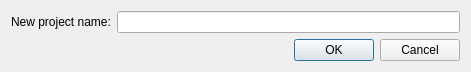
<?xml version="1.0" encoding="UTF-8"?>
<ui version="4.0">
 <class>Dialog</class>
 <widget class="QDialog" name="Dialog">
  <property name="geometry">
   <rect>
    <x>0</x>
    <y>0</y>
    <width>471</width>
    <height>71</height>
   </rect>
  </property>
  <property name="windowTitle">
   <string>Duplicate Planheat project</string>
  </property>
  <property name="toolTip">
   <string>&lt;html&gt;&lt;head/&gt;&lt;body&gt;&lt;p&gt;Create project&lt;/p&gt;&lt;/body&gt;&lt;/html&gt;</string>
  </property>
  <layout class="QVBoxLayout" name="verticalLayout_2">
   <item>
    <layout class="QVBoxLayout" name="verticalLayout">
     <item>
      <layout class="QFormLayout" name="formLayout">
       <item row="0" column="0">
        <widget class="QLabel" name="projectNameLabel">
         <property name="locale">
          <locale language="English" country="UnitedStates"/>
         </property>
         <property name="text">
          <string>New project name:</string>
         </property>
        </widget>
       </item>
       <item row="0" column="1">
        <widget class="QLineEdit" name="projectNameLineEdit">
         <property name="locale">
          <locale language="English" country="UnitedStates"/>
         </property>
         <property name="inputMask">
          <string/>
         </property>
        </widget>
       </item>
      </layout>
     </item>
     <item>
      <widget class="QDialogButtonBox" name="buttonBox">
       <property name="locale">
        <locale language="English" country="UnitedStates"/>
       </property>
       <property name="orientation">
        <enum>Qt::Horizontal</enum>
       </property>
       <property name="standardButtons">
        <set>QDialogButtonBox::Cancel|QDialogButtonBox::Ok</set>
       </property>
      </widget>
     </item>
    </layout>
   </item>
  </layout>
 </widget>
 <resources/>
 <connections>
  <connection>
   <sender>buttonBox</sender>
   <signal>accepted()</signal>
   <receiver>Dialog</receiver>
   <slot>accept()</slot>
   <hints>
    <hint type="sourcelabel">
     <x>248</x>
     <y>254</y>
    </hint>
    <hint type="destinationlabel">
     <x>157</x>
     <y>274</y>
    </hint>
   </hints>
  </connection>
  <connection>
   <sender>buttonBox</sender>
   <signal>rejected()</signal>
   <receiver>Dialog</receiver>
   <slot>reject()</slot>
   <hints>
    <hint type="sourcelabel">
     <x>316</x>
     <y>260</y>
    </hint>
    <hint type="destinationlabel">
     <x>286</x>
     <y>274</y>
    </hint>
   </hints>
  </connection>
 </connections>
</ui>
